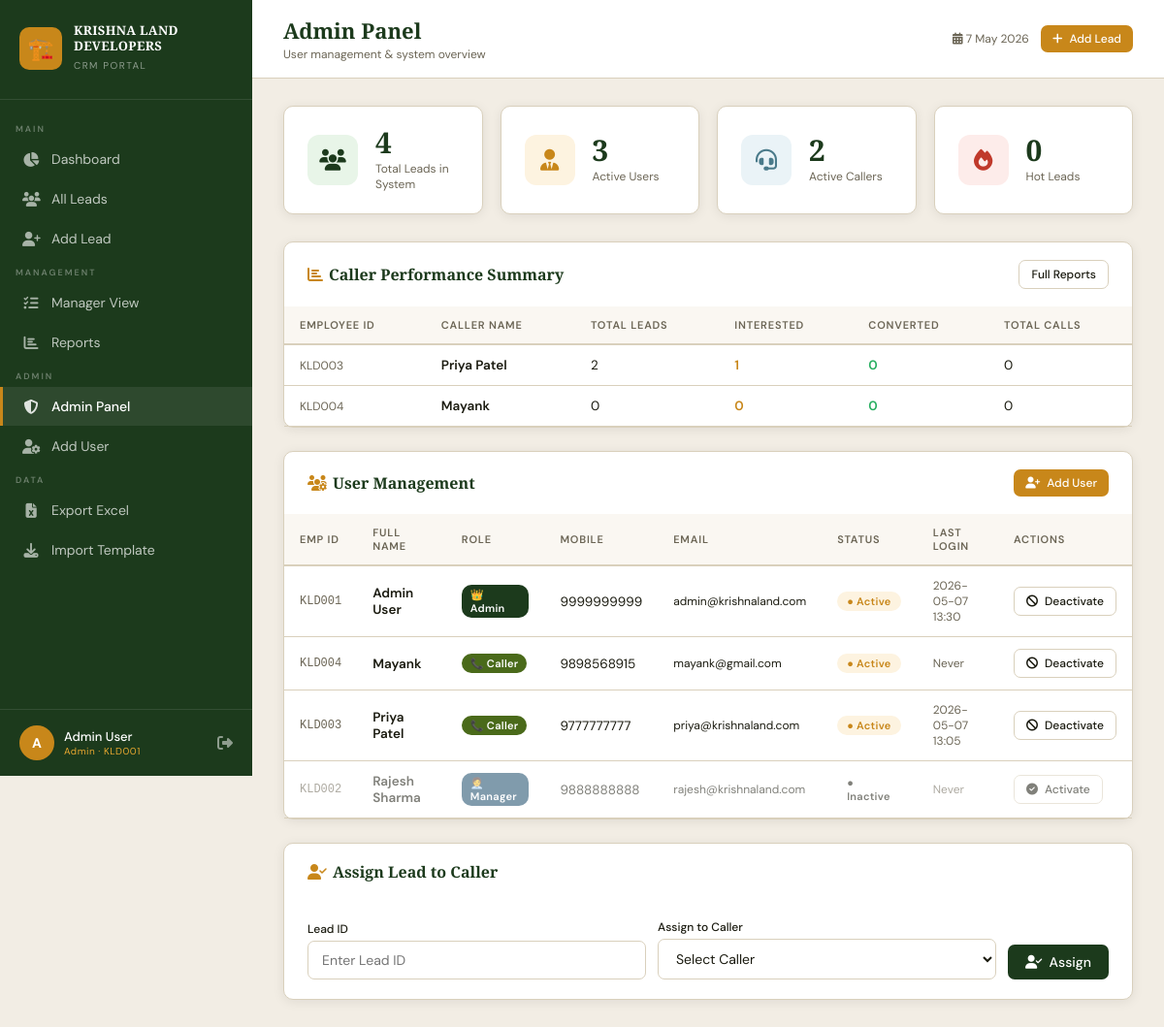
The page /admin (signed in) on the database its author committed.
### tables this page shows
CREATE TABLE users (
            id INTEGER PRIMARY KEY AUTOINCREMENT,
            employee_id TEXT UNIQUE,
            full_name TEXT NOT NULL,
            email TEXT UNIQUE,
            mobile TEXT UNIQUE,
            password_hash TEXT NOT NULL,
            role TEXT NOT NULL DEFAULT 'caller',
            is_active INTEGER DEFAULT 1,
            last_login TEXT,
            created_at TEXT DEFAULT CURRENT_TIMESTAMP
        );

### app.py (the view)
@app.route('/admin')
@role_required('admin')
def admin_panel():
    conn = get_db()
    users = conn.execute(
        'SELECT * FROM users ORDER BY role, full_name').fetchall()
    total_leads = conn.execute('SELECT COUNT(*) FROM leads').fetchone()[0]
    total_users = conn.execute(
        'SELECT COUNT(*) FROM users WHERE is_active=1').fetchone()[0]
    total_callers = conn.execute(
        "SELECT COUNT(*) FROM users WHERE role='caller' AND is_active=1").fetchone()[0]
    hot_leads = conn.execute(
        "SELECT COUNT(*) FROM customer_profiles WHERE lead_category='Hot'").fetchone()[0]
    performance = conn.execute('''SELECT u.full_name, u.employee_id,
        COUNT(l.id) as total_leads,
        SUM(CASE WHEN l.status="Interested" THEN 1 ELSE 0 END) as interested,
        SUM(CASE WHEN l.status="Converted" THEN 1 ELSE 0 END) as converted,
        COUNT(cl.id) as total_calls
        FROM users u
        LEFT JOIN leads l ON u.id=l.caller_id
        LEFT JOIN call_logs cl ON u.id=cl.caller_id
        WHERE u.role="caller"
        GROUP BY u.id ORDER BY total_leads DESC''').fetchall()
    conn.close()
    return render_template('admin.html', users=users, total_leads=total_leads,
                           total_users=total_users, total_callers=total_callers,
                           hot_leads=hot_leads, performance=performance)

### app.py (called while the page is built)
def get_db():
    conn = sqlite3.connect(DB_PATH)
    conn.row_factory = sqlite3.Row
    return conn

def role_required(*roles):
    def decorator(f):
        @wraps(f)
        def decorated(*args, **kwargs):
            if 'user_id' not in session:
                return redirect(url_for('login'))
            if session.get('role') not in roles:
                flash('Access denied.', 'danger')
                return redirect(url_for('dashboard'))
            return f(*args, **kwargs)
        return decorated
    return decorator

### templates/admin.html (shortened to what this page needs)
{% extends "base.html" %}
{% block page_title %}Admin Panel{% endblock %}
{% block page_subtitle %}User management & system overview{% endblock %}
{% block content %}
<div class="stats-grid" style="margin-bottom:28px;">
    <div class="stat-card">
        <div class="stat-icon green"><i class="fas fa-users"></i></div>
        <div>
            <div class="stat-value">{{ total_leads }}</div>
            <div class="stat-label">Total Leads in System</div>
        </div>
    </div>
    <div class="stat-card">
        <div class="stat-icon amber"><i class="fas fa-user-tie"></i></div>
        <div>
            <div class="stat-value">{{ total_users }}</div>
            <div class="stat-label">Active Users</div>
        </div>
    </div>
    <div class="stat-card">
        <div class="stat-icon teal"><i class="fas fa-headset"></i></div>
        <div>
            <div class="stat-value">{{ total_callers }}</div>
            <div class="stat-label">Active Callers</div>
        </div>
    </div>
    <div class="stat-card">
        <div class="stat-icon red"><i class="fas fa-fire"></i></div>
        <div>
            <div class="stat-value">{{ hot_leads }}</div>
            <div class="stat-label">Hot Leads</div>
        </div>
    </div>
</div>
<div class="card" style="margin-bottom:24px;">
    <div class="card-header" style="padding:18px 24px;">
        <span class="card-title"><i class="fas fa-chart-bar" style="color:var(--accent);margin-right:6px;"></i>Caller Performance Summary</span>
        <a href="{{ url_for('reports') }}" class="btn btn-outline btn-sm">Full Reports</a>
    </div>
    <div class="table-wrap">
        {% if performance %}
        <table>
            <thead>
                <tr>
                    <th>Employee ID</th>
                    <th>Caller Name</th>
                    <th>Total Leads</th>
                    <th>Interested</th>
                    <th>Converted</th>
                    <th>Total Calls</th>
                </tr>
            </thead>
            <tbody>
                {% for p in performance %}
                <tr>
                    <td style="font-size:12px;color:var(--text-muted);">{{ p.employee_id }}</td>
                    <td style="font-weight:600;">{{ p.full_name }}</td>
                    <td>{{ p.total_leads or 0 }}</td>
                    <td><span style="color:var(--accent);font-weight:600;">{{ p.interested or 0 }}</span></td>
                    <td><span style="color:#27AE60;font-weight:600;">{{ p.converted or 0 }}</span></td>
                    <td>{{ p.total_calls or 0 }}</td>
                </tr>
                {% endfor %}
            </tbody>
        </table>
        {% else %}
        <div class="empty-state"><i class="fas fa-chart-bar"></i><h3>No caller data yet</h3></div>
        {% endif %}
    </div>
</div>
<div class="card">
    <div class="card-header" style="padding:18px 24px;">
        <span class="card-title"><i class="fas fa-users-cog" style="color:var(--accent);margin-right:6px;"></i>User Management</span>
        <a href="{{ url_for('add_user') }}" class="btn btn-accent btn-sm">
            <i class="fas fa-user-plus"></i> Add User
        </a>
    </div>
    <div class="table-wrap">
        <table>
            <thead>
                <tr>
                    <th>Emp ID</th>
                    <th>Full Name</th>
                    <th>Role</th>
                    <th>Mobile</th>
                    <th>Email</th>
                    <th>Status</th>
                    <th>Last Login</th>
                    <th>Actions</th>
                </tr>
            </thead>
            <tbody>
                {% for user in users %}
                <tr style="{% if not user.is_active %}opacity:0.55;{% endif %}">
                    <td style="font-size:12px;color:var(--text-muted);font-family:monospace;">{{ user.employee_id }}</td>
                    <td style="font-weight:600;">{{ user.full_name }}</td>
                    <td>
                        <span class="badge" style="
                            background:{{'#1C3A1C' if user.role=='admin' else '#1A4A6A' if user.role=='manager' else '#4A6A1A'}};
                            color:white;font-size:11px;padding:3px 9px;border-radius:10px;text-transform:capitalize;">
                            {% if user.role == 'admin' %}👑{% elif user.role == 'manager' %}🧑‍💼{% else %}📞{% endif %}
                            {{ user.role }}
                        </span>
                    </td>
                    <td>{{ user.mobile or '–' }}</td>
                    <td style="font-size:12px;">{{ user.email or '–' }}</td>
                    <td>
                        {% if user.is_active %}
                            <span class="badge badge-interested" style="font-size:11px;">● Active</span>
                        {% else %}
                            <span class="badge badge-notinterested" style="font-size:11px;">● Inactive</span>
                        {% endif %}
                    </td>
                    <td style="font-size:12px;color:var(--text-muted);">
                        {{ user.last_login[:16] if user.last_login else 'Never' }}
                    </td>
                    <td>
                        <form method="POST" action="{{ url_for('toggle_user', user_id=user.id) }}"
                            style="display:inline;" onsubmit="return confirm('Toggle user status?')">
                            <button type="submit" class="btn btn-outline btn-sm"
                                title="{{ 'Deactivate' if user.is_active else 'Activate' }}">
                                <i class="fas fa-{{ 'ban' if user.is_active else 'check-circle' }}"></i>
                                {{ 'Deactivate' if user.is_active else 'Activate' }}
                            </button>
                        </form>
                    </td>
                </tr>
                {% endfor %}
            </tbody>
        </table>
    </div>
</div>
<div class="card" style="margin-top:24px;">
    <div class="card-header" style="padding:18px 24px;">
        <span class="card-title"><i class="fas fa-user-check" style="color:var(--accent);margin-right:6px;"></i>Assign Lead to Caller</span>
    </div>
    <div class="card-body" style="padding:20px 24px;">
        <form method="POST" action="{{ url_for('assign_lead') }}" style="display:flex;gap:12px;flex-wrap:wrap;align-items:flex-end;">
            <div class="form-group" style="margin:0;flex:1;min-width:160px;">
                <label style="font-size:12px;margin-bottom:4px;display:block;">Lead ID</label>
                <input type="number" name="lead_id" class="form-control" placeholder="Enter Lead ID" required>
            </div>
            <div class="form-group" style="margin:0;flex:1;min-width:200px;">
                <label style="font-size:12px;margin-bottom:4px;display:block;">Assign to Caller</label>
                <select name="caller_id" class="form-select" required>
                    <option value="">Select Caller</option>
                </select>
            </div>
            <button type="submit" class="btn btn-primary" style="align-self:flex-end;">
                <i class="fas fa-user-check"></i> Assign
            </button>
        </form>
    </div>
</div>
{% endblock %}

### templates/base.html (shortened to what this page needs)
<!DOCTYPE html>
<html lang="en">
<head>
    <link href="https://cdnjs.cloudflare.com/ajax/libs/font-awesome/6.4.0/css/all.min.css" rel="stylesheet">
</head>
<body>
    <aside class="sidebar" id="sidebar">
        <div class="sidebar-brand">
            <div class="brand-logo">
                <div class="brand-icon">🏗️</div>
                <div class="brand-text">
                    <h1>KRISHNA LAND<br>DEVELOPERS</h1>
                    <span>CRM Portal</span>
                </div>
            </div>
        </div>
        <nav class="sidebar-nav">
            <div class="nav-section">Main</div>
            <a href="{{ url_for('dashboard') }}" class="nav-item {% if request.endpoint=='dashboard' %}active{% endif %}">
                <i class="fas fa-chart-pie"></i> Dashboard
            </a>
            <a href="{{ url_for('leads') }}" class="nav-item {% if request.endpoint in ['leads','view_lead'] %}active{% endif %}">
                <i class="fas fa-users"></i> All Leads
            </a>
            <a href="{{ url_for('add_lead') }}" class="nav-item {% if request.endpoint=='add_lead' %}active{% endif %}">
                <i class="fas fa-user-plus"></i> Add Lead
            </a>
            {% if session.role in ['admin', 'manager'] %}
            <div class="nav-section">Management</div>
            <a href="{{ url_for('manager_panel') }}" class="nav-item {% if request.endpoint=='manager_panel' %}active{% endif %}">
                <i class="fas fa-tasks"></i> Manager View
            </a>
            <a href="{{ url_for('reports') }}" class="nav-item {% if request.endpoint=='reports' %}active{% endif %}">
                <i class="fas fa-chart-bar"></i> Reports
            </a>
            {% endif %}
            {% if session.role == 'admin' %}
            <div class="nav-section">Admin</div>
            <a href="{{ url_for('admin_panel') }}" class="nav-item {% if request.endpoint=='admin_panel' %}active{% endif %}">
                <i class="fas fa-shield-alt"></i> Admin Panel
            </a>
            <a href="{{ url_for('add_user') }}" class="nav-item {% if request.endpoint=='add_user' %}active{% endif %}">
                <i class="fas fa-user-cog"></i> Add User
            </a>
            {% endif %}
            <div class="nav-section">Data</div>
            <a href="{{ url_for('export_leads') }}" class="nav-item">
                <i class="fas fa-file-excel"></i> Export Excel
            </a>
            <a href="{{ url_for('download_template') }}" class="nav-item">
                <i class="fas fa-download"></i> Import Template
            </a>
        </nav>
        <div class="sidebar-footer">
            <div class="user-info">
                <div class="user-avatar">{{ session.username[0].upper() if session.username else 'U' }}</div>
                <div class="user-details">
                    <div class="user-name">{{ session.username }}</div>
                    <div class="user-role">{{ session.role }} · {{ session.employee_id }}</div>
                </div>
                <a href="{{ url_for('logout') }}" class="logout-btn" title="Logout">
                    <i class="fas fa-sign-out-alt"></i>
                </a>
            </div>
        </div>
    </aside>
    <div class="main-content">
        <div class="topbar">
            <div class="flex items-center gap-8">
                <div class="page-title">
                    <h2>{% block page_title %}Dashboard{% endblock %}</h2>
                    <p>{% block page_subtitle %}{% endblock %}</p>
                </div>
            </div>
            <div class="topbar-actions">
                <span class="text-muted" style="font-size:12px;">
                    <i class="fas fa-calendar-alt"></i>
                    <span id="current-date"></span>
                </span>
                <a href="{{ url_for('add_lead') }}" class="btn btn-accent btn-sm">
                    <i class="fas fa-plus"></i> Add Lead
                </a>
            </div>
        </div>
        <div class="content-area">
            {% block content %}{% endblock %}
        </div>
    </div>
</body>
</html>

### rows shown on the page
users: username "Admin User", role "Admin", employee_id "KLD001", full_name "Admin User", mobile "9999999999", email "admin@krishnaland.com", shows "● Active", last_login "2026-05-07 13:30", is_active "Deactivate"
users: employee_id "KLD003", full_name "Priya Patel", total_leads "2", is_active "1", converted "0", total_calls "0", role "Caller", mobile "9777777777", email "priya@krishnaland.com", shows "● Active", last_login "2026-05-07 13:05", is_active "Deactivate"
users: employee_id "KLD004", full_name "Mayank", total_leads "0", interested "0", converted "0", total_calls "0", role "Caller", mobile "9898568915", email "mayank@gmail.com", shows "● Active", last_login "Never", is_active "Deactivate"
users: employee_id "KLD002", full_name "Rajesh Sharma", role "Manager", mobile "9888888888", email "rajesh@krishnaland.com", shows "● Inactive", last_login "Never", is_active "Activate"

### other values the page prints
{{ session.username[0].upper() if session.username else 'U' }} "A"
{{ total_leads }} "4"
{{ total_users }} "3"
{{ total_callers }} "2"
{{ hot_leads }} "0"
